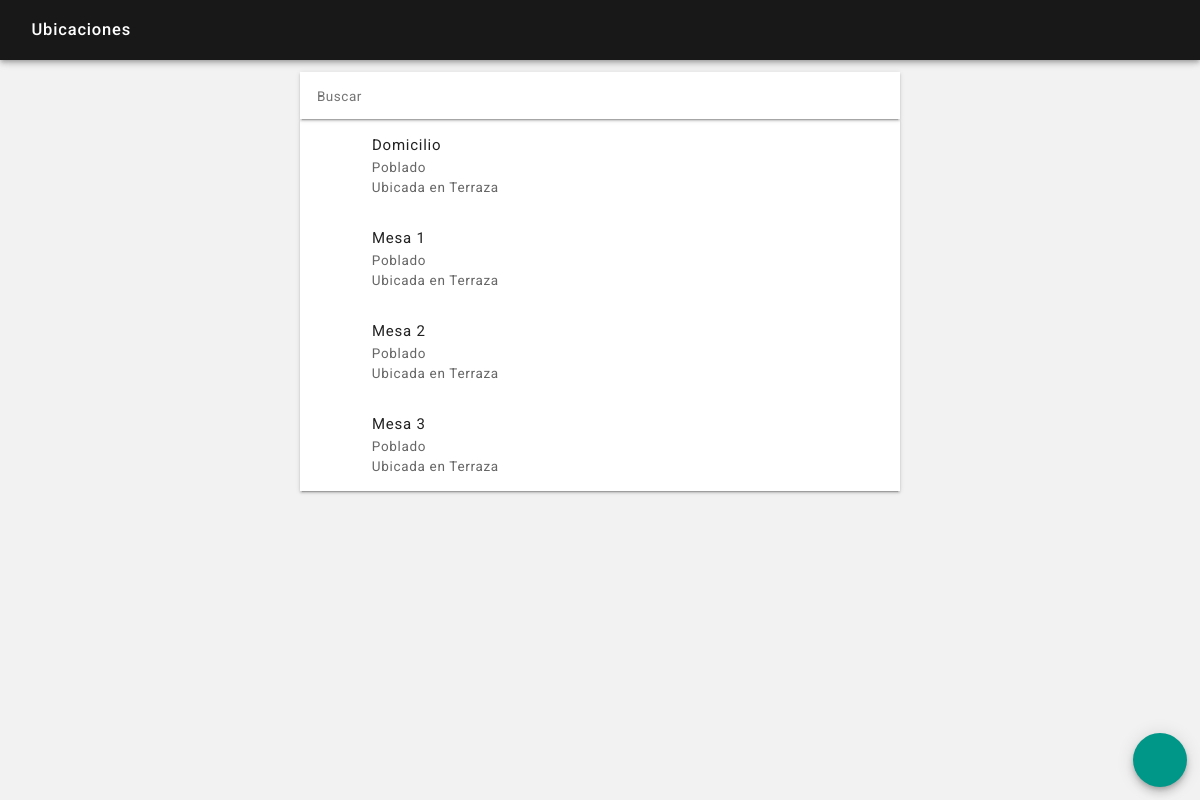
Screenshot of /ubicaciones_ver.php (signed in) with the database file from the repository.
### tables this page shows
CREATE TABLE `ubicaciones` (
  `id` int(15) NOT NULL,
  `fecha` datetime NOT NULL,
  `usuario` int(15) NOT NULL,
  `ubicacion` varchar(50) NOT NULL,
  `ubicada` varchar(50) NOT NULL,
  `estado` varchar(50) NOT NULL,
  `tipo` varchar(50) NOT NULL,
  `local` int(15) NOT NULL
);

CREATE TABLE `locales` (
  `id` int(15) NOT NULL,
  `fecha` datetime NOT NULL,
  `usuario` int(15) NOT NULL,
  `local` varchar(50) NOT NULL,
  `direccion` varchar(100) NOT NULL,
  `telefono` varchar(15) NOT NULL,
  `tipo` varchar(50) NOT NULL,
  `apertura` time NOT NULL,
  `cierre` time NOT NULL,
  `propina` int(3) NOT NULL,
  `imagen` varchar(2) NOT NULL,
  `imagen_nombre` varchar(50) NOT NULL
);

### sis/variables_sesion.php (called while the page is built, shortened)
<?php
$sesion_id = $_SESSION['id'];
$consulta = $conexion->query("SELECT * FROM usuarios WHERE id = $sesion_id");
if ($consulta->num_rows == 0)
{
    session_unset();
    session_destroy();
    header("location:logueo.php");
}
else
{
    while ($fila = $consulta->fetch_assoc())
    {
        $sesion_local_id = $fila['local'];
    }
}
?>

### ubicaciones_ver.php (the view, shortened to what this page needs)
<?php
include ("sis/nombre_sesion.php");
?>
<?php
include ("sis/variables_sesion.php");
?>
<?php
if(isset($_POST['consultaBusqueda'])) $consultaBusqueda = $_POST['consultaBusqueda']; elseif(isset($_GET['consultaBusqueda'])) $consultaBusqueda = $_GET['consultaBusqueda']; else $consultaBusqueda = null;
if(isset($_POST['body_snack'])) $body_snack = $_POST['body_snack']; elseif(isset($_GET['body_snack'])) $body_snack = $_GET['body_snack']; else $body_snack = null;
?>
<!DOCTYPE html>
<html lang="es">
<head>
    <?php
    include ("partes/head.php");
    ?>
</head>
<body <?php echo $body_snack; ?>>
<header class="rdm-toolbar--contenedor">
    <div class="rdm-toolbar--fila">
        <div class="rdm-toolbar--izquierda">
            <h2 class="rdm-toolbar--titulo">Ubicaciones</h2>
        </div>
    </div>
</header>
<main class="rdm--contenedor-toolbar">
    <?php
    if ($sesion_tipo == "socio")
    {
        $consulta = $conexion->query("SELECT * FROM ubicaciones ORDER BY local, ubicacion");
    }
    else
    {
        $consulta = $conexion->query("SELECT * FROM ubicaciones WHERE local = '$sesion_local_id' ORDER BY local, ubicacion");
    }
    if ($consulta->num_rows == 0)
    {
        ?>
        <div class="rdm-vacio--caja">
            <i class="zmdi zmdi-alert-circle-o zmdi-hc-4x"></i>
            <p class="rdm-tipografia--subtitulo1">No se han agregado ubicaciones</p>
            <p class="rdm-tipografia--cuerpo1--margen-ajustada">Las ubicaciones son los distintos lugares desde donde puedes atender a tus clientes en un punto de venta. Todas las ventas siempre comienzan desde una ubicación, por ejemplo: mesas, barras, habitaciones, cajas registradoras, etc.</p>
        </div>
        <?php
    }
    else
    {
        ?>
        <input type="search" name="busqueda" id="busqueda" value="<?php echo "$consultaBusqueda"; ?>" placeholder="Buscar" maxlength="30" autofocus autocomplete="off" onKeyUp="buscar();" onFocus="buscar();" />
        <section class="rdm-lista">
        <?php
        while ($fila = $consulta->fetch_assoc())
        {
            $id = $fila['id'];
            $ubicacion = $fila['ubicacion'];
            $ubicada = $fila['ubicada'];
            $tipo = $fila['tipo'];
            $local = $fila['local'];
            $consulta2 = $conexion->query("SELECT * FROM locales WHERE id = $local");
            if ($filas2 = $consulta2->fetch_assoc())
            {
                $local = $filas2['local'];
            }
            else
            {
                $local = "No se ha asignado un local";
                $local_tipo = "--";
            }
            if ($tipo == "barra")
            {
                $imagen = '<div class="rdm-lista--icono"><i class="zmdi zmdi-cocktail zmdi-hc-2x"></i></div>';
            }
            else
            {
                if ($tipo == "caja")
                {
                    $imagen = '<div class="rdm-lista--icono"><i class="zmdi zmdi-laptop zmdi-hc-2x"></i></div>';
                }
                else
                {
                    if ($tipo == "habitacion")
                    {
                        $imagen = '<div class="rdm-lista--icono"><i class="zmdi zmdi-hotel zmdi-hc-2x"></i></div>';
                    }
                    else
                    {
                        if ($tipo == "mesa")
                        {
                            $imagen = '<div class="rdm-lista--icono"><i class="zmdi zmdi-cutlery zmdi-hc-2x"></i></div>';
                        }
                        else
                        {
                            if ($tipo == "persona")
                            {
                                $imagen = '<div class="rdm-lista--icono"><i class="zmdi zmdi-face zmdi-hc-2x"></i></div>';
                            }
                            else
                            {
                                if ($tipo == "domicilio")
                                {
                                    $imagen = '<div class="rdm-lista--icono"><i class="zmdi zmdi-bike zmdi-hc-2x"></i></div>';
                                }
                                else
                                {
                                    $imagen = '<div class="rdm-lista--icono"><i class="zmdi zmdi-seat zmdi-hc-2x"></i></div>';
                                }
                            }
                        }
                    }
                }
            }
            ?>
            <a href="ubicaciones_detalle.php?id=<?php echo "$id"; ?>&ubicacion=<?php echo "$ubicacion"; ?>">
                <article class="rdm-lista--item-sencillo">
                    <div class="rdm-lista--izquierda">
                        <div class="rdm-lista--contenedor">
                            <?php echo "$imagen"; ?>
                        </div>
                        <div class="rdm-lista--contenedor">
                            <h2 class="rdm-lista--titulo"><?php echo ucfirst("$ubicacion"); ?></h2>
                            <h2 class="rdm-lista--texto-secundario"><?php echo ucfirst("$local"); ?></h2>
                            <h2 class="rdm-lista--texto-secundario">Ubicada en <?php echo ucfirst("$ubicada"); ?></h2>
                        </div>
                    </div>
                </article>
            </a>
            <?php
        }
        ?>
        </section>
        <?php
    }
    ?>
</main>
<footer>
    <a href="ubicaciones_agregar.php"><button class="rdm-boton--fab" ><i class="zmdi zmdi-plus zmdi-hc-2x"></i></button></a>
</footer>
</body>
</html>

### css/estilos.css (style rules this page uses)
body { background-color: rgba(0, 0, 0, 0.05); color: #222; font-family: 'Roboto', sans-serif, arial; font-size: 15px; font-weight: 300; margin: 0; }
a { color: inherit; text-decoration: none; outline: none; }
.rdm--contenedor-toolbar, .rdm--contenedor-toolbar-tabs { box-sizing: border-box; margin: 0 auto; max-width: 600px; width: 95%; margin-top: 4.5rem; }
.rdm--contenedor-toolbar, .rdm--contenedor-zona { box-sizing: border-box; margin: 0 auto; max-width: 600px; width: 95%; margin-top: 4.5rem; }

### css/toolbar.css (style rules this page uses)
.rdm-toolbar--contenedor { box-shadow: 0px 2px 4px -1px rgba(0, 0, 0, 0.2), 0px 4px 5px 0px rgba(0, 0, 0, 0.14), 0px 1px 10px 0px rgba(0, 0, 0, 0.12); box-sizing: border-box; color: #fff; left: 0; position: fixed; top: 0; width: 100%; z-index: 1; }
.rdm-toolbar--fila, .rdm-toolbar--fila-tab { background-color: rgba(0,0,0,0.9); align-items: center; display: flex; justify-content: space-between; padding: 1em; height: 2em; }
.rdm-toolbar--izquierda, .rdm-toolbar--centro, .rdm-toolbar--derecha { display: flex; align-items: center; }
.rdm-toolbar--titulo, .rdm-toolbar--titulo-centro, .rdm-toolbar--texto-secundario { font-size: 1.1em; font-weight: 500; letter-spacing: 0.05em; line-height: 1.5em; margin: 0 0 0 1em; max-width: 240px; white-space: nowrap; overflow: hidden; text-overflow: ellipsis; }

### css/botones.css (style rules this page uses)
button { border-radius: 0.2em; border: none; box-shadow: 0px 3px 1px -2px rgba(0, 0, 0, 0.2), 0px 2px 2px 0px rgba(0, 0, 0, 0.14), 0px 1px 5px 0px rgba(0, 0, 0, 0.12); box-sizing: border-box; color: rgba(255, 255, 255, 1); display: inline-block; font-family: 'Roboto', sans-serif, arial; font-size: 0.9em; font-weight: 500; letter-spacing: 0.05em; outline: none; padding: 1em 1em 0.9em 1em; text-align: center; text-decoration: none; text-transform: uppercase; transition: 250ms linear; vertical-align: middle; }
.rdm-boton--fab { background-color: #009688; border-radius: 50%; bottom: 1em; box-shadow: 0px 3px 5px -1px rgba(0, 0, 0, 0.2), 0px 6px 10px 0px rgba(0, 0, 0, 0.14), 0px 1px 18px 0px rgba(0, 0, 0, 0.12); height: 4em; position: fixed; right: 1em; width: 4em; z-index: 200; }

### css/listas.css (style rules this page uses)
.rdm-lista, .rdm-lista-sencillo, .rdm-lista-amplio, .rdm-lista-amplia, .rdm-lista--porcentaje { background-color: #fff; box-shadow: 0px 3px 1px -2px rgba(0, 0, 0, 0.2), 0px 2px 2px 0px rgba(0, 0, 0, 0.14), 0px 1px 5px 0px rgba(0, 0, 0, 0.12); box-sizing: border-box; margin: 0 auto; margin-bottom: 1em; width: 100%; }
.rdm-lista--item-sencillo { align-items: center; display: flex; justify-content: space-between; padding: 1em; transition: 250ms linear; }
.rdm-lista--izquierda, .rdm-lista--izquierda-sencillo, .rdm-lista--derecha { display: flex; }
.rdm-lista--contenedor { display: inline-block; }
.rdm-lista--icono { display: table-cell; height: 2.8em; text-align: center; vertical-align: middle; width: 2.8em; }
.rdm-lista--titulo, .rdm-lista--texto-secundario, .rdm-lista--texto-valor, .rdm-lista--titulo-amplio, .rdm-lista--mensaje, .rdm-lista--texto-secundario-porcentaje, .rdm-lista--texto-valor-porcentaje, .rdm-lista--texto-porcentaje, .rdm-lista--titulo-porcentaje, .rdm-lista--texto-unidad { font-size: 1em; font-weight: 400; letter-spacing: 0.05em; line-height: 1.5em; margin: 0 0 0 1em; }
.rdm-lista--texto-secundario { color: rgba(0, 0, 0, 0.6); line-height: 1.5em; font-size: 0.9em; margin: 0 0 0 1.1em; }

### css/formularios.css (style rules this page uses)
input, button, textarea { appearance: none; outline: none; -webkit-appearance: none; }
input, select, textarea { font-family: 'Roboto', sans-serif, arial; appearance: none; background: none; border: none; border-bottom: 1px solid rgba(0, 0, 0, 0.12); box-sizing: border-box; color: #222; color: rgba(0, 0, 0, 0.9); font-size: 0.9em; font-weight: 400; letter-spacing: 0.04em; line-height: 1.5; margin: 0; padding: 0.5em 0em; width: 100%; outline:0px; }
input[type=search] { appearance: none; box-sizing: border-box; background-color: #fff; border: none; box-shadow: 0px 3px 1px -2px rgba(0, 0, 0, 0.2), 0px 2px 2px 0px rgba(0, 0, 0, 0.14), 0px 1px 5px 0px rgba(0, 0, 0, 0.12); width: 100%; -webkit-appearance: none; padding: 1em 1.25em; outline:0px; }
input[type="search"] { -webkit-appearance: searchfield; }

### rows the page displays
ubicaciones: ubicacion "Domicilio", locales.local "Poblado", ubicada "Terraza"
ubicaciones: ubicacion "Mesa 1", locales.local "Poblado", ubicada "Terraza"
ubicaciones: ubicacion "Mesa 2", locales.local "Poblado", ubicada "Terraza"
ubicaciones: ubicacion "Mesa 3", locales.local "Poblado", ubicada "Terraza"
